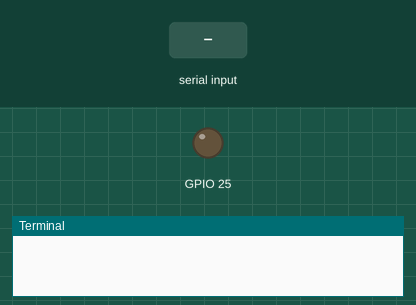
This program was run on a simulated Raspberry Pi (BCM pin numbers). On the bench: output pins drawn as LEDs (lit = HIGH), the last lines printed to the terminal. Inputs (shaded band) come from the test bench.

Above: at 1.2 s.
1.3 s: "5" typed at the terminal
At 2.2 s:
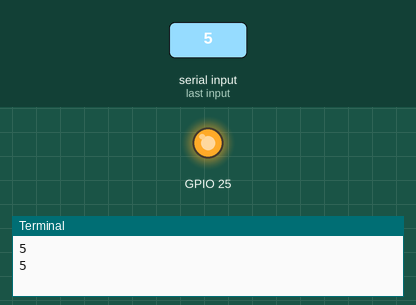
2.8 s: "90" typed at the terminal
At 3.3 s:
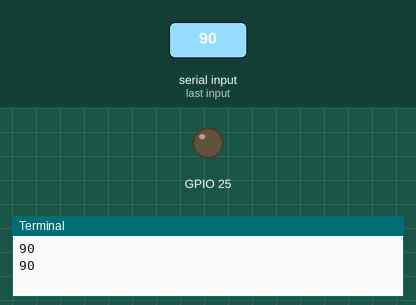
4.3 s: "1" typed at the terminal
At 5.6 s:
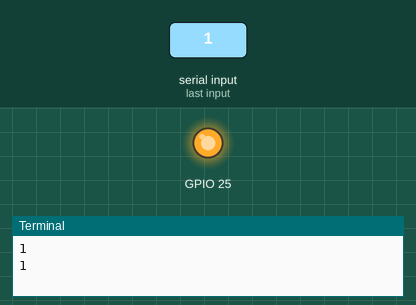
Timing chart, 0 to 7.3 s (numbered marks = the images above; inputs shaded):
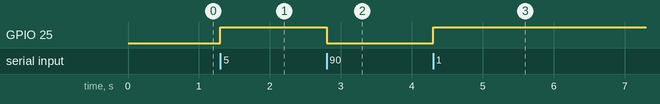

The program:

LedControl.py
```python
import sys
import RPi.GPIO as GPIO

GPIO.setmode(GPIO.BCM)
GPIO.setup(25,GPIO.OUT)

for line in sys.stdin:
   print(line)
   v = float(line)
   if v <= 10 :
      GPIO.output(25,GPIO.HIGH)
   else:
      GPIO.output(25,GPIO.LOW)
```

Measured:
- after the input at 1.3 s, GPIO 25: LOW → HIGH at once
- after the input at 2.8 s, GPIO 25: HIGH → LOW at once
- after the input at 4.3 s, GPIO 25: LOW → HIGH at once
